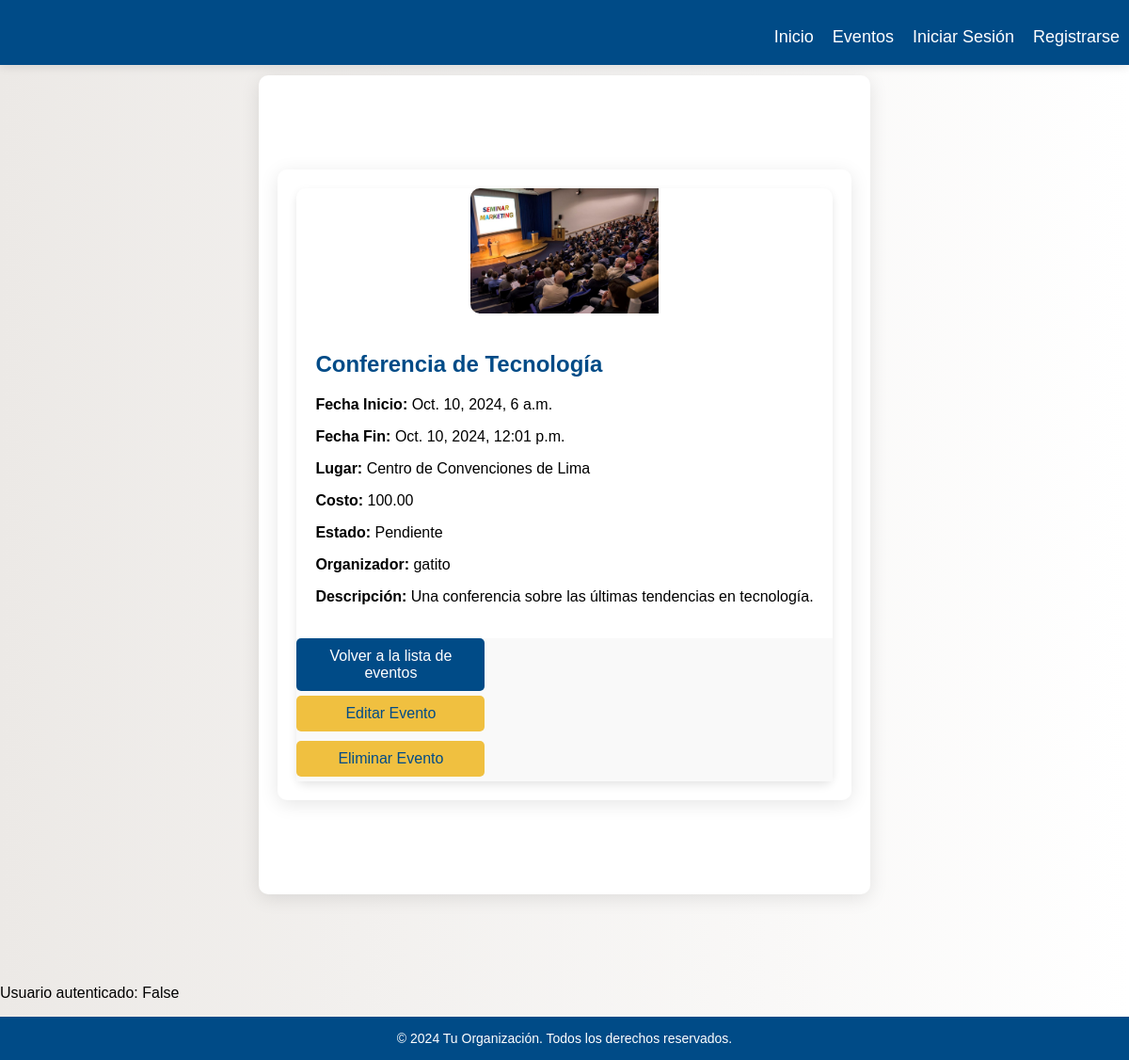
/eventos/detalle/2/, run on the app's committed database.
### eventosya/models.py (models this page shows, shortened)
class Evento(models.Model):
    nombrEvento = models.CharField(max_length=100)
    descripcion = models.TextField()
    fechaInicio = models.DateTimeField()
    fechaFin = models.DateTimeField()
    lugar = models.CharField(max_length=100)
    categoria = models.ForeignKey(Categoria, on_delete=models.SET_NULL, null=True, blank=True)
    organizador = models.ForeignKey(User, on_delete=models.SET_NULL, null=True)
    costo = models.DecimalField(max_digits=8, decimal_places=2, default=0.0)  # Ej: Precio en USD
    estadoEvento = models.CharField(max_length=20, default='Pendiente')  # Pendiente, En Curso, Finalizado, Cancelado
    imagen = models.ImageField(upload_to='eventos/', null=True, blank=True)  # Campo para la imagen del evento

### eventosya/views.py (the view)
# urls.py: path('eventos/detalle/<int:evento_id>/', detalle_evento, name='detalle_evento'),
def detalle_evento(request, evento_id):
    evento = get_object_or_404(Evento, id=evento_id)
    return render(request, 'eventos/detalleEvento.html', {'evento': evento})

### eventosya/templates/eventos/detalleEvento.html (shortened to what this page needs)
{% extends 'base.html' %}
{% block content %}
<div class="container mt-5">
    {% if evento %}
        <div class="card mb-3">
            <div class="row g-0">
                <div class="col-md-4 d-flex align-items-center justify-content-center">
                    {% if evento.imagen %}
                    <img src="{{ evento.imagen.url }}" alt="{{ evento.nombrEvento }}" class="img-fluid rounded" style="max-width: 200px; max-height: 100%; object-fit: cover;">
                    {% endif %}
                </div>
                <div class="col-md-8">
                    <div class="card-body">
                        <h2 class="card-title text-center">{{ evento.nombrEvento }}</h2>
                        <p class="card-text"><strong>Fecha Inicio:</strong> {{ evento.fechaInicio }}</p>
                        <p class="card-text"><strong>Fecha Fin:</strong> {{ evento.fechaFin }}</p>
                        <p class="card-text"><strong>Lugar:</strong> {{ evento.lugar }}</p>
                        <p class="card-text"><strong>Costo:</strong> {{ evento.costo }}</p>
                        <p class="card-text"><strong>Estado:</strong> {{ evento.estadoEvento }}</p>
                        <p class="card-text"><strong>Organizador:</strong> {{ evento.organizador }}</p>
                        <p class="card-text"><strong>Descripción:</strong> {{ evento.descripcion }}</p>
                    </div>
                </div>
            </div>
            <div class="card-footer text-center">
                <a href="{% url 'listarEventos' %}" class="btn btn-secondary">Volver a la lista de eventos</a>
                <a href="{% url 'editar_evento' evento.id %}" class="btn btn-primary">Editar Evento</a>
                <form action="{% url 'eliminar_evento' evento.id %}" method="POST" class="d-inline">
                    <button type="submit" class="btn btn-danger" onclick="return confirm('¿Estás seguro de que deseas eliminar este evento?');">
                        Eliminar Evento
                    </button>
                </form>
            </div>
        </div>
    {% else %}
        <div class="alert alert-warning text-center">
            No se encontró el evento solicitado.
        </div>
    {% endif %}
</div>
{% endblock %}

### eventosya/static/css/estilos.css (style rules this page uses)
* { box-sizing: border-box; }
body { font-family: 'Arial', sans-serif; background: linear-gradient(to right, #ece9e6, #ffffff); margin: 0; padding: 0; height: 100vh; display: flex; flex-direction: column; }
.container { display: flex; justify-content: center; align-items: flex-start; max-width: 1200px; margin: 80px auto 20px; padding: 20px; flex-wrap: wrap; }
.btn { background-color: #004b87; color: white; border: none; border-radius: 5px; padding: 10px 20px; font-size: 16px; cursor: pointer; transition: background-color 0.3s, transform 0.2s; margin: 10px; width: calc(50% - 20px); }

### eventosya/static/css/form_styles.css (style rules this page uses)
.container { max-width: 800px; margin: auto; padding: 20px; background-color: #ffffff; border-radius: 8px; box-shadow: 0 2px 10px rgba(0, 0, 0, 0.1); display: flex; flex-direction: row; justify-content: space-between; }
form { display: flex; flex-direction: column; }
button { padding: 10px; background-color: #073465; color: white; border: none; border-radius: 4px; cursor: pointer; font-size: 16px; transition: background-color 0.3s ease; }
a { text-align: center; color: #07315d; text-decoration: none; display: block; margin-top: 10px; }

### eventosya/static/css/eventos.css (style rules this page uses)
body { margin: 0; padding: 0; font-family: 'Arial', sans-serif; background-color: #f4f4f4; }
.container { max-width: 1200px; margin: 40px auto; padding: 20px; background: #ffffff; border-radius: 10px; box-shadow: 0 4px 20px rgba(0, 0, 0, 0.1); }
.btn { width: 100%; max-width: 200px; margin: 5px 0; background-color: #f0c040; color: #004b87; padding: 10px 15px; border: none; border-radius: 5px; cursor: pointer; transition: background-color 0.3s, transform 0.3s; }

### eventosya/static/css/detalleEventos.css (style rules this page uses)
body { margin: 0; padding: 0; font-family: 'Arial', sans-serif; background-color: #f4f4f4; }
.container { max-width: 1200px; margin: 80px auto; padding: 20px; background: #ffffff; border-radius: 10px; box-shadow: 0 4px 20px rgba(0, 0, 0, 0.1); }
.card { border: none; border-radius: 10px; box-shadow: 0 4px 10px rgba(0, 0, 0, 0.1); }
.row.g-0 { margin: 0; }
.col-md-4 { display: flex; align-items: center; justify-content: center; }
.img-fluid { border-radius: 10px 0 0 10px; max-width: 80%; height: auto; }
.col-md-8 { padding: 20px; }
.card-title { font-size: 1.5em; color: #004b87; }
.card-text { margin-bottom: 10px; }
.card-footer { background-color: #f9f9f9; }
.btn-secondary { background-color: #004b87; color: #ffffff; padding: 10px 15px; border-radius: 5px; transition: background-color 0.3s; }

### data on the page
Evento: imagen (picture), nombrEvento "Conferencia de Tecnología", fechaInicio "Oct. 10, 2024, 6 a.m.", fechaFin "Oct. 10, 2024, 12:01 p.m.", lugar "Centro de Convenciones de Lima", costo "100.00", estadoEvento "Pendiente", organizador "gatito", descripcion "Una conferencia sobre las últimas tendencias en tecnología."

### other printed values
{{ user.is_authenticated }} "False"
